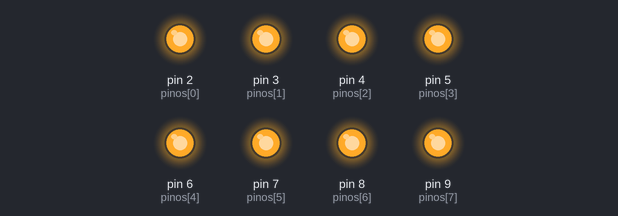
A sketch run on a simulated Arduino Uno, built with avr-gcc and run on an emulated ATmega328P. Parts: output pins drawn as LEDs (lit = HIGH).

Above: at 0.2 s.
At 1.7 s:
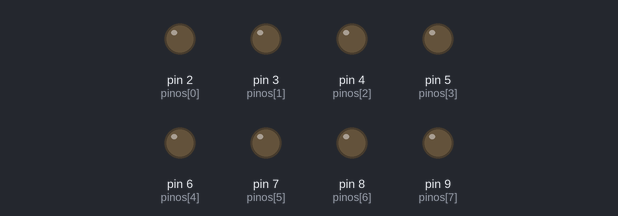
Timing chart, 0 to 3.0 s (numbered marks = the images above):
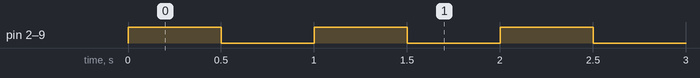

Measured:
- by itself, pin 2 (pinos[0]), pin 3 (pinos[1]), pin 4 (pinos[2]), pin 5 (pinos[3]), pin 6 (pinos[4]), pin 7 (pinos[5]), pin 8 (pinos[6]), pin 9 (pinos[7]): alternates HIGH for 0.50 s and LOW for 0.50 s

The sketch:

todos_os_leds_acendem_a_apagam_ao_mesmo_tempo1.ino
```cpp
//               0 1 2 3 4 5 6 7
int pinos [8] = {2,3,4,5,6,7,8,9};
int i;

void setup()
{
   for( i=0; i<=7; i++ )
   {
     pinMode( pinos[i],OUTPUT);
   }
}

void loop()
{
  for ( i=0; i<=7; i++ )
  {
    digitalWrite(pinos[i],HIGH);
  }
  delay(500);


  for ( i=0; i<=7; i++ )
  {
    digitalWrite(pinos[i],LOW);
  }
  delay(500);


}
```
